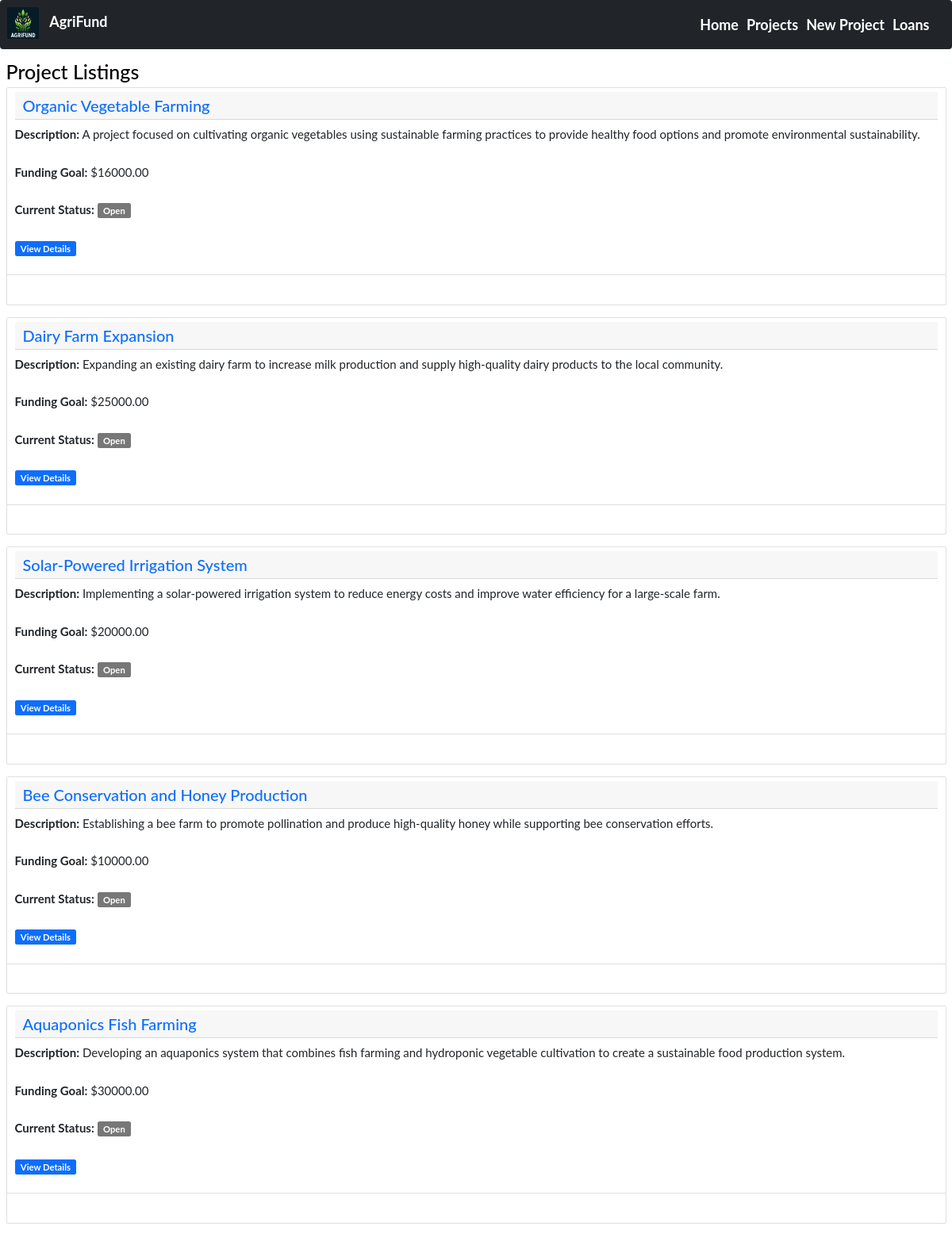
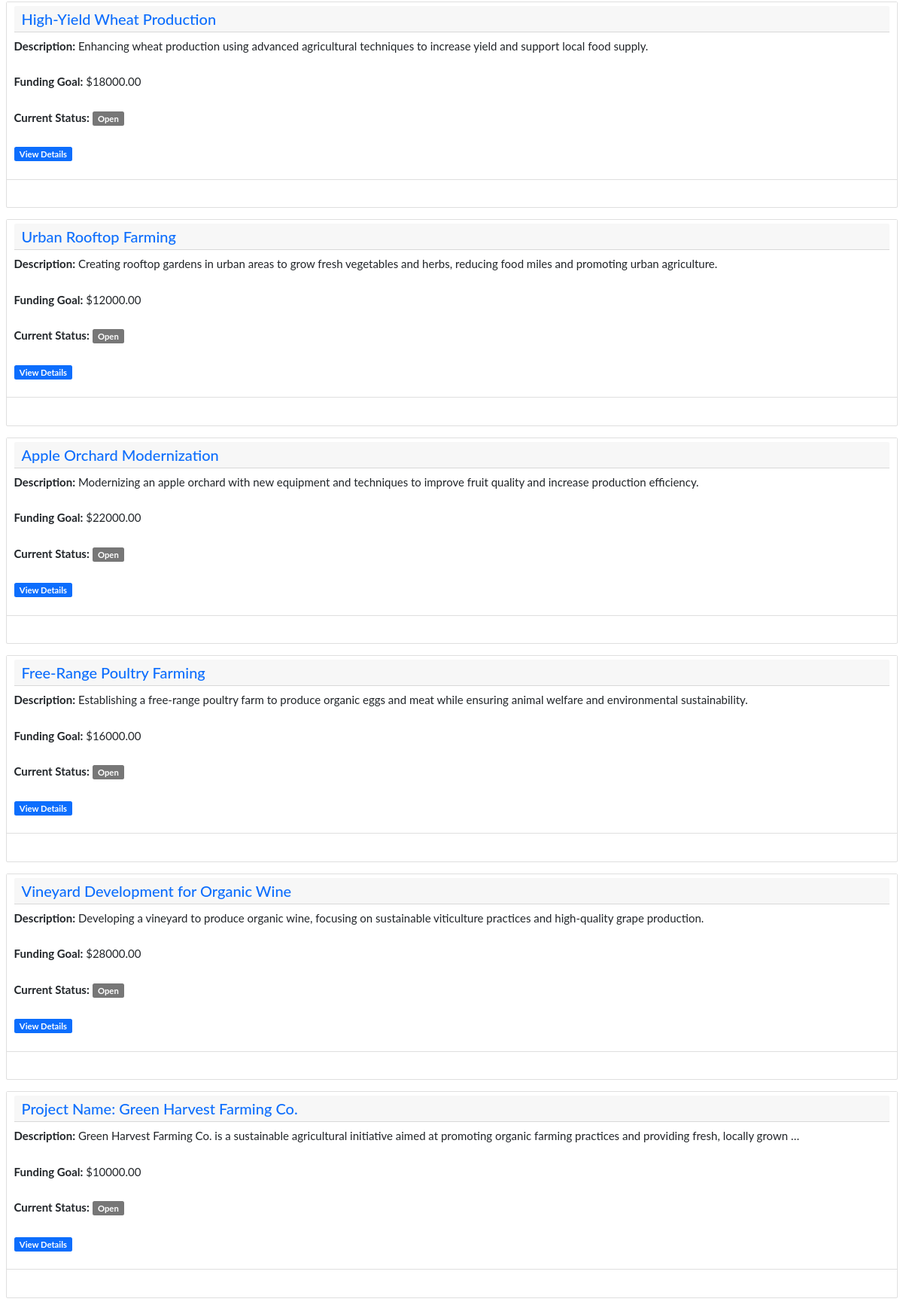
/projects/ (upper part), run on the app's committed database (2 pictures, top to bottom).
### agri_project/models.py (models this page shows, shortened)
class BaseModel(models.Model):
    created_at = models.DateTimeField(auto_now_add=True)
    updated_at = models.DateTimeField(auto_now=True)
    class Meta:
        abstract = True

class Project(BaseModel):
    name = models.CharField(max_length=50, help_text="The name of agribusiness project")
    description = models.TextField(help_text="project description")
    funding_goal = models.DecimalField(max_digits=10, decimal_places=2,
            help_text="funding needed")
    current_status = models.CharField(max_length=50, default='Open',
            help_text="Open, Closed, Onhold")
    farmer_name = models.CharField(max_length=100, help_text="Your names")
    farmer_email = models.EmailField(help_text="Farmer's Email")

### agri_project/views.py (the view)
# urls.py: path('projects/', views.project_listing, name='project_listing'),
def project_listing(request):
    projects = Project.objects.all()
    context = {"projects": projects}
    return render(request, "agri_project/project_listings.html", context)

### agri_project/templates/agri_project/project_listings.html
{% extends 'agri_project/base.html' %}
{% block content %}
<section class="container-fluid ms-auto"><br>
        <h1>Project Listings</h1>
        {% for project in projects %}
        <div class="card mt-4 mt-lg-0 mb-4">
            <article>
                <ul class="list-group list-group-flush">
                    <li class="list-group-item justify-content-between align-items-start">
                    	<div class="card-header d-lg-flex">
                        	<h2 class="text-primary mb-0">{{ project.name }}</h2>
                    	</div>
                    	<p><strong>Description:</strong> {{ project.description|truncatewords:20 }}</p>
                    	<p><strong>Funding Goal:</strong> ${{ project.funding_goal }}</p>
                    	<p><strong>Current Status:</strong> <span class="badge bg-info-soft">{{ project.current_status }}</span></p>
                    	<p><a href="/projects/{{ project.id }}/"><span class="badge bg-primary">View Details</span></a></p>
                    <li>
                </ul>
            </article>
        </div>
        {% empty %}
            <p>No projects available at the moment. <a href="/projects/create/"><span class="badge bg-primary">Create a new project</span></a>.</p>
        {% endfor %}
</section>
{% endblock %}

### agri_project/templates/agri_project/base.html (style rules this page uses)
body { font: 400 15px Lato, sans-serif; line-height: 2.5; color: #060202; }

### data on the page
Project: name "Organic Vegetable Farming", description "A project focused on cultivating organic vegetables using sustainable farming practices to provide healthy food options and promote environmental sustainability.", funding_goal "16000.00", current_status "Open"
Project: name "Dairy Farm Expansion", description "Expanding an existing dairy farm to increase milk production and supply high-quality dairy products to the local community.", funding_goal "25000.00", current_status "Open"
Project: name "Solar-Powered Irrigation System", description "Implementing a solar-powered irrigation system to reduce energy costs and improve water efficiency for a large-scale farm.", funding_goal "20000.00", current_status "Open"
Project: name "Bee Conservation and Honey Production", description "Establishing a bee farm to promote pollination and produce high-quality honey while supporting bee conservation efforts.", funding_goal "10000.00", current_status "Open"
Project: name "Aquaponics Fish Farming", description "Developing an aquaponics system that combines fish farming and hydroponic vegetable cultivation to create a sustainable food production system.", funding_goal "30000.00", current_status "Open"
Project: name "High-Yield Wheat Production", description "Enhancing wheat production using advanced agricultural techniques to increase yield and support local food supply.", funding_goal "18000.00", current_status "Open"
Project: name "Urban Rooftop Farming", description "Creating rooftop gardens in urban areas to grow fresh vegetables and herbs, reducing food miles and promoting urban agriculture.", funding_goal "12000.00", current_status "Open"
Project: name "Apple Orchard Modernization", description "Modernizing an apple orchard with new equipment and techniques to improve fruit quality and increase production efficiency.", funding_goal "22000.00", current_status "Open"
Project: name "Free-Range Poultry Farming", description "Establishing a free-range poultry farm to produce organic eggs and meat while ensuring animal welfare and environmental sustainability.", funding_goal "16000.00", current_status "Open"
Project: name "Vineyard Development for Organic Wine", description "Developing a vineyard to produce organic wine, focusing on sustainable viticulture practices and high-quality grape production.", funding_goal "28000.00", current_status "Open"
Project: name "Project Name: Green Harvest Farming Co.", description "Green Harvest Farming Co. is a sustainable agricultural initiative aimed at promoting organic farming practices and providing fresh, locally grown …", funding_goal "10000.00", current_status "Open"
